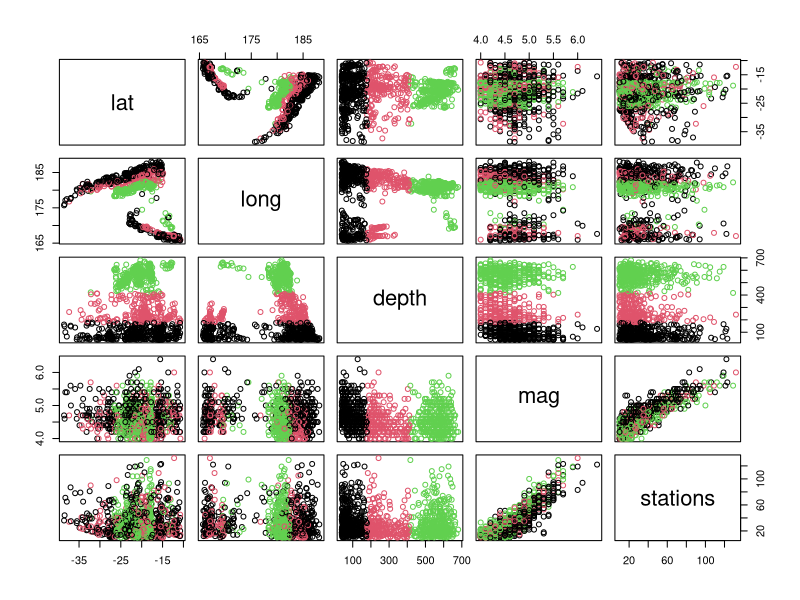
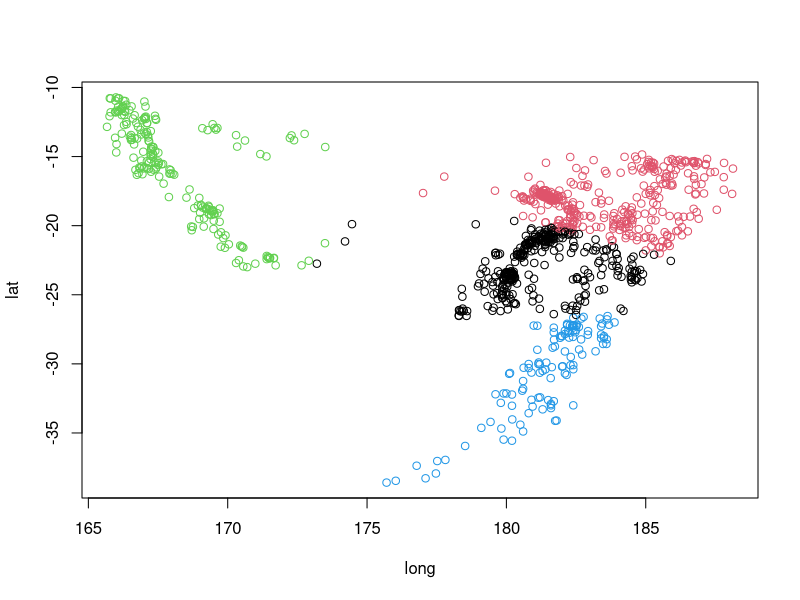
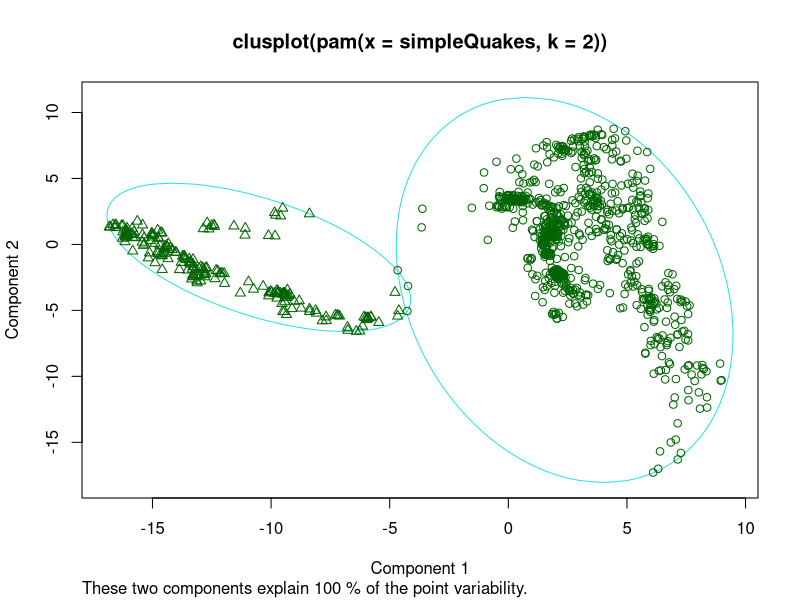
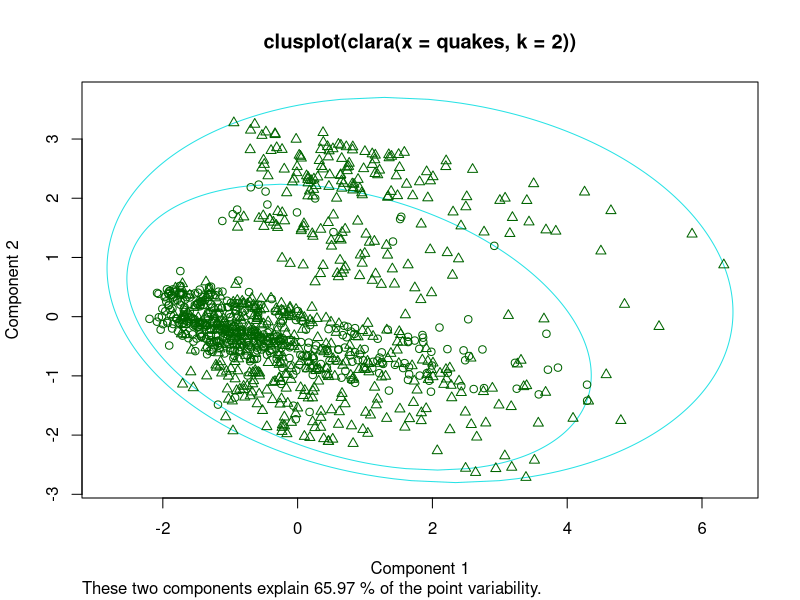
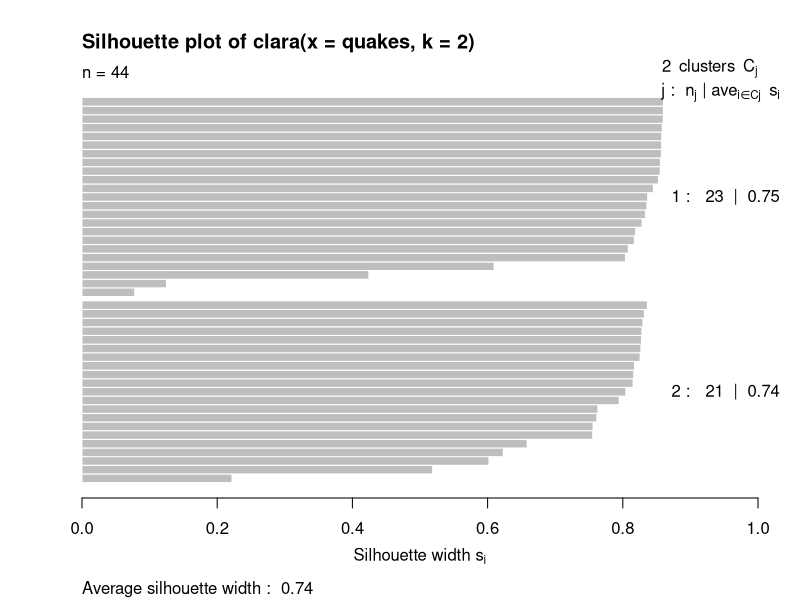
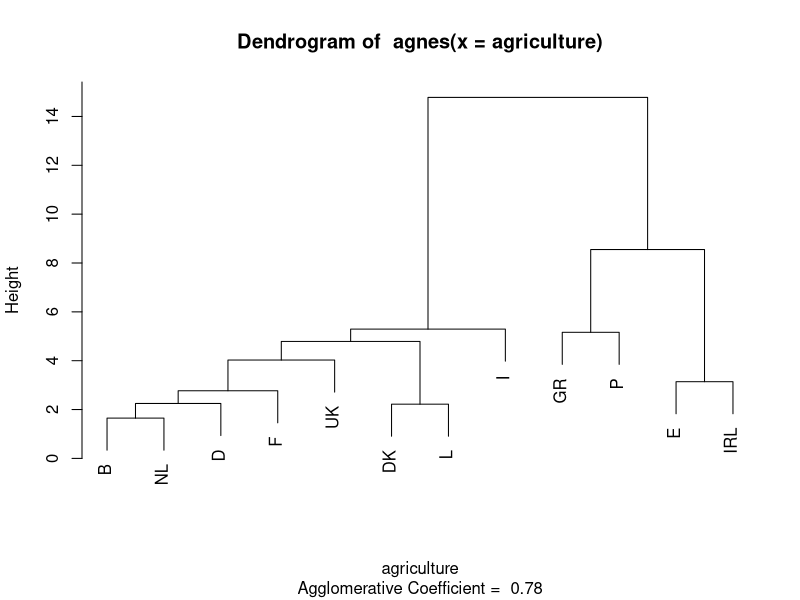
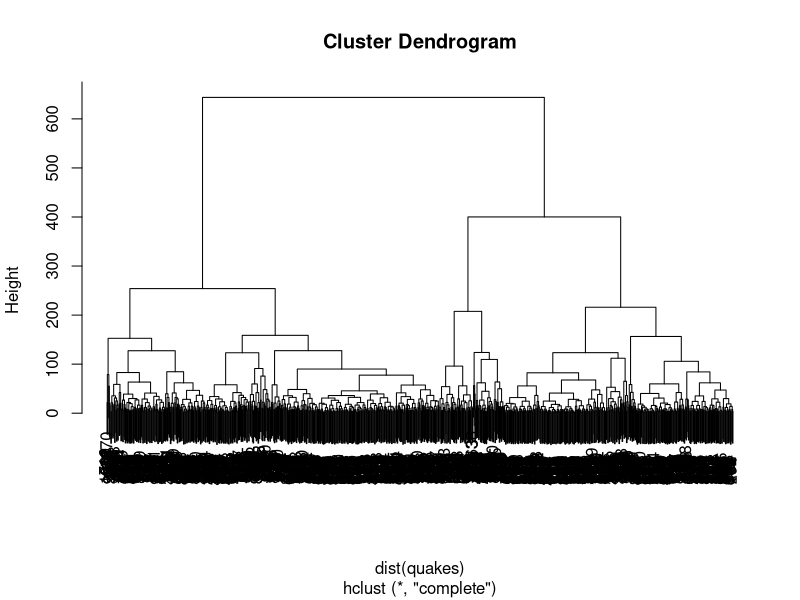
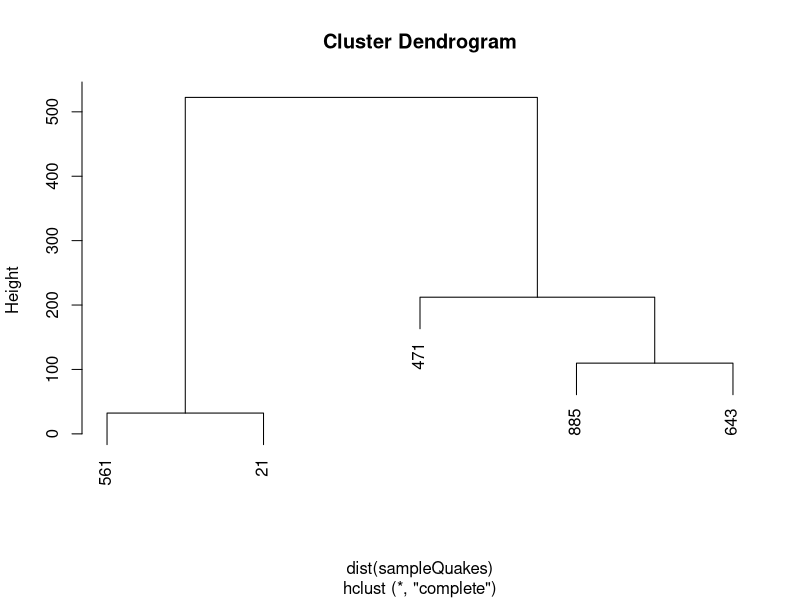

These charts were generated, in order, by the following R code:
## ---- chunk 1
knitr::opts_chunk$set(echo = TRUE)
library(cluster)

## ---- chunk 2

# kmeans clusters data together, based on average distance from a centroid
# kmeans iterates through possible solutions to identify the best result

kmeans(quakes, 3)

# lots of information in the print from kmeans
# cluster sizes
# cl$centers - cluster means - shows the centroid for each cluster
# cl$cluster - clustering vector - shows which data points belong to which cluster
# cl$withinss - within cluster sum of squares - small SofS = more compact cluster


cl <- kmeans(quakes, 3)
plot(quakes, col = cl$cluster)
# what are we looking at.

#simplify
simpleQuakes <- quakes[,c("long","lat")]
cl <- kmeans(simpleQuakes, 4)
plot(simpleQuakes, col = cl$cluster)



## ---- chunk 3
simpleQuakes <- quakes[,c("long","lat")]
mypam <- pam(simpleQuakes,2) # assuming 2 medoids

# components of mypam - see pam.object
# for example...
mypam$medoids # coordinates of medoids
mypam$id.med # indices of medoids (i.e. simpleQuakes[mypam$id.med,])

# mypam$clustering # which points belong to which medoid
# same as... pam(simpleQuakes, 4, cluster.only = TRUE)


# plotting PAM
#plot(mypam)
#plot(mypam, ask = TRUE) # menu for plots

#map("worldHires","Fiji", xlim=c(160,190), ylim =c(-40,-15))
plot(mypam, which.plots = 1)

## ---- chunk 4
myclara <- clara(quakes,2)
plot(myclara, which.plots = 1) #graph
plot(myclara, which.plots = 2) #silhoutte

## ---- chunk 5
# downsample quakes for demonstration. from 500 to 25
simpleQuakes <- quakes[sample(nrow(quakes),25),c("long","lat")]

# create a fuzzy cluster with fanny
fuzCluster <- fanny(x = simpleQuakes, k = 3) 
fuzCluster

# this produces 4 parts: object, membership, fuzzyness, other components of object
fuzCluster$membership # percentage likelihood this point is part of this cluster. 
fuzCluster$coeff # A low value of Dunn's coefficient indicates a very fuzzy clustering, whereas a value close to 1 indicates a near-crisp clustering
fuzCluster$clustering # closest hard/crisp cluster

## ---- chunk 6
agnes(agriculture)
## ---- chunk 7
plot(agnes(agriculture), which.plots = 2)
## ---- chunk 8
# builds a dendogram

# what is a distance matrix? (distance between points)
sampleQuakes <- quakes[sample(1:length(quakes$lat), 5),] # demonstrate a small set
sampleQuakes # here's the data
dist(sampleQuakes) # here's the distance matrix

# now here's a hierarchical cluster
hclust(dist(quakes)) # returns an hclust object

plot(hclust(dist(quakes))) # overplot
plot(hclust(dist(sampleQuakes))) # more approachable
# starts with one cluster per element
# Progressing up dendrogram produces larger clusters until one cluster at top
# Labels are row numbers. 
plot(hclust(dist(sampleQuakes)),
     labels = c(LETTERS[1:length(sampleQuakes)])) # labeled points

## ---- chunk 9
daisy(head(agriculture))
## ---- chunk 10
# cluster functions provide the silhouette graph
# silhouette measures the quality of the cluster
# A high average silhouette width indicates a good clustering

simpleQuakes <- quakes[sample(nrow(quakes),25),c("long","lat")]

silhouette(pam(simpleQuakes, 3))
# returns assigned cluster, neighbor cluster, width from this point to neighboring cluster
# large sil_width is better cluster
# Observations with a large Si (almost 1) are very well clustered, 
# a small  (around 0) means that the observation lies between two clusters, 
# and observations with a negative  are probably placed in the wrong cluster.

summary(silhouette(pam(simpleQuakes, 3)))
# provides useful information
summary(silhouette(pam(quakes, 2))) # median width is indicator of quality related to k


#plotting
plot(pam(simpleQuakes,4), which.plots = 2) 
# notice negative value
# what is average silhouette width? (larger is better)

plot(pam(simpleQuakes,2), which.plots = 2) 
# now what is average?

# clusplot
plot(pam(simpleQuakes,4), which.plots = 1) 
plot(pam(simpleQuakes,2), which.plots = 1) 

# overplotting
plot(pam(quakes,2), which.plots = 2)
plot(clara(quakes,2), which.plots = 2) # clara does subsampling

